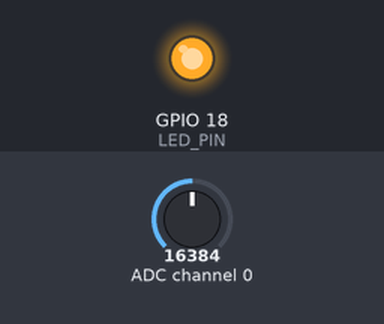
Recording of a program running on a simulated Raspberry Pi (BCM pin numbers). Parts: output pins drawn as LEDs (lit = HIGH). The inputs (shaded band) are chosen by the test bench; at power-on: ADC channel 0 = 16384 (analog values on the 0–32767 scale). What the program prints to the terminal is not drawn.

Above: at 0.6 s.
Timing chart, 0 to 3.0 s (numbered marks = the images above):
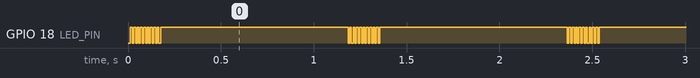

Measured:
- by itself, GPIO 18 (LED_PIN): repeats every 1.2 s: 8 × (LOW 0.01 s, HIGH 0.01 s), LOW 0.01 s, HIGH 1.0 s, LOW 0.01 s, HIGH 0.01 s

The program:

GP2Y1010AU0F.py
```python
#!/usr/bin/env python3
"""
GP2Y1010AU0F.py
────────────────────────────────────────────────────────
- Sharp GP2Y1010AU0F 미세먼지 센서의 아날로그 출력을 ADS1115(A0)로 읽어 미세먼지 농도 계산
- IR LED 구동 핀(GPIO 18, BCM)을 µs 단위로 제어하여 센서 주기 맞춤 동작
- 이상치 제거 후 평균 전압 → 농도(µg/m³) 변환

!! 주의 사항 !!
1) ADS1115 주소(기본 0x48)와 연결 채널(P0) 확인
2) IR LED 제어 핀의 타이밍(280µs ON + 40µs OFF) 엄격 준수
3) NO_DUST_VOLT, 변환계수(0.005 V/mg/m³)는 환경에 맞춰 교정 가능
4) MAX_VALID_UG 이상 측정값은 이상치로 간주하고 0 처리

📌 호출 관계 및 사용법
- 단독 실행: `python3 GP2Y1010AU0F.py`
- 다른 모듈에서 import 시:
    from .GP2Y1010AU0F import init, read_dust, close
    init()는 자동으로 호출되므로 보통 직접 호출 불필요
"""

import time
import atexit
import statistics
import lgpio
import board, busio
import adafruit_ads1x15.ads1115 as ADS
from adafruit_ads1x15.analog_in import AnalogIn

# ───────── 사용자 설정 ─────────
LED_PIN        = 18         # BCM 핀 번호 (IR LED 제어)
NO_DUST_VOLT   = 0.0078     # 무먼지 기준 전압(V) (환경 보정 필요)
GAIN           = 1          # ADS1115 입력 전압 범위 ±4.096V
CYCLE_MS       = 10         # 센서 주기 (10ms)
SAMPLES        = 10         # 샘플 수 (평균 정확도 향상)
MAX_VALID_UG   = 500        # 최대 유효 농도(µg/m³), 초과 시 0 처리

# ───────── 내부 상태(지연 초기화) ─────────
_handle = None
_i2c = None
_ads = None
_chan = None
_atexit_registered = False

# =====================================================
# 0️⃣ 초기화 / 종료
# =====================================================
def init(verbose: bool = False):
    """
    GPIO 및 ADS1115를 초기화(여러 번 호출돼도 안전).
    """
    global _handle, _i2c, _ads, _chan, _atexit_registered
    if _handle is None:
        _handle = lgpio.gpiochip_open(0)
        lgpio.gpio_claim_output(_handle, LED_PIN, 1)  # HIGH = LED OFF
        if verbose:
            print("🔌 GP2Y GPIO init done")

    if _i2c is None:
        _i2c = busio.I2C(board.SCL, board.SDA)
        _ads = ADS.ADS1115(_i2c, gain=GAIN, data_rate=860)
        _chan = AnalogIn(_ads, ADS.P0)
        if verbose:
            print("🧰 ADS1115 init done")

    if not _atexit_registered:
        atexit.register(close)
        _atexit_registered = True

def close():
    """
    GPIO/I2C/ADS 리소스 정리(중복 호출 안전).
    """
    global _handle, _i2c, _ads, _chan
    try:
        if _handle is not None:
            # LED OFF 상태로 두고 close
            try:
                lgpio.gpio_write(_handle, LED_PIN, 1)
            except Exception:
                pass
            lgpio.gpiochip_close(_handle)
    except Exception:
        pass
    finally:
        _handle = None

    # Blinka busio.I2C는 일부 환경에서 deinit 제공
    try:
        if _i2c is not None and hasattr(_i2c, "deinit"):
            _i2c.deinit()
    except Exception:
        pass
    finally:
        _i2c = None
        _ads = None
        _chan = None

# =====================================================
# 1️⃣ 이상치 제거
# =====================================================
def reject_outliers(data, m=2.0):
    """
    평균 ± m*표준편차 범위 밖의 값 제거.

    Args:
        data (list[float])
        m (float): 표준편차 배수 (기본=2.0)

    Returns:
        list[float]
    """
    if len(data) < 2:
        return data
    mean = statistics.mean(data)
    stdev = statistics.stdev(data)
    return [v for v in data if abs(v - mean) <= m * stdev]

# =====================================================
# 2️⃣ 센서 1회 측정
# =====================================================
def read_dust(verbose: bool = False):
    """
    GP2Y1010AU0F 센서에서 미세먼지 농도 1회 측정.

    Returns:
        tuple[float, float]: (평균 전압[V], 농도[µg/m³])
    """
    if _handle is None or _chan is None:
        init(verbose=False)

    voltages = []

    for _ in range(SAMPLES):
        # ① LED ON
        lgpio.gpio_write(_handle, LED_PIN, 0)
        time.sleep(0.00028)  # 280 µs

        # ② 전압 측정
        v = _chan.voltage
        v = max(0.0, v)  # 음수 제거
        voltages.append(v)

        # ③ LED OFF + 대기
        time.sleep(0.00004)
        lgpio.gpio_write(_handle, LED_PIN, 1)
        time.sleep((CYCLE_MS / 1000) - 0.00032)

    # ④ 이상치 제거 후 평균
    voltages = reject_outliers(voltages)
    avg_v = sum(voltages) / len(voltages) if voltages else 0.0

    # ⑤ 먼지 농도 계산
    density_mg = max(0.0, (avg_v - NO_DUST_VOLT) / 0.005)
    density_ug = density_mg * 1000

    # ⑥ 최대값 제한
    if density_ug > MAX_VALID_UG:
        density_ug = 0

    if verbose:
        print(f"🔎 Vout={avg_v:0.5f} V, Dust={density_ug:0.1f} µg/m³")

    return avg_v, density_ug

# =====================================================
# 3️⃣ 단독 실행(테스트) — import 시에는 실행되지 않음
# =====================================================
if __name__ == "__main__":
    try:
        init(verbose=True)
        print("♻  Ctrl-C 로 종료 (측정 시작)\n")
        while True:
            vout, dust = read_dust(verbose=True)
            time.sleep(1)
    except KeyboardInterrupt:
        pass
    finally:
        close()

# ─────────────────────────────────────────────────────
# 함수 인벤토리 (요약 표)
# ─────────────────────────────────────────────────────
# 함수명          | 기능 설명
# --------------- | ----------------------------------------------------------
# init            | GPIO/ADS1115 지연 초기화(중복 호출 안전)
# reject_outliers | 표준편차 기반 이상치 제거
# read_dust       | IR LED 제어 + ADS1115 전압 측정 → 농도 계산 (verbose 선택)
# close           | GPIO/디바이스 핸들 정리
#
# 입력값(파라미터 타입)
# - init(verbose: bool=False)
# - reject_outliers(data: list[float], m: float=2.0)
# - read_dust(verbose: bool=False)
# - close()
#
# 반환값
# - init(): None
# - reject_outliers(): list[float]
# - read_dust(): tuple[float, float]
# - close(): None
#
# 주의사항/로직 요약
# - LED ON/OFF 타이밍을 µs 단위로 준수
# - NO_DUST_VOLT, 변환계수는 현장 교정 필요
# - MAX_VALID_UG 초과 값은 0 처리
# - import 시엔 로그/루프 없음, 종료 시 close()로 정리
```
